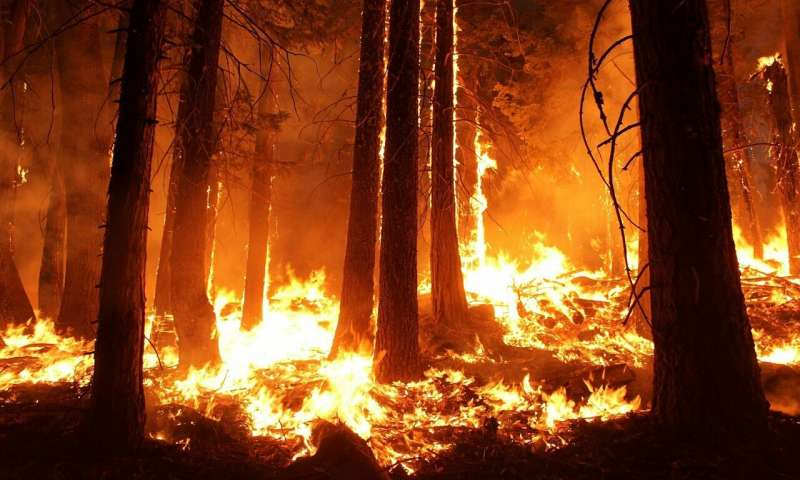
#> input picture forestfire.jpg, 800 x 480 px, given in place of trial.mp4, which was not available
$ python video.py
#> lines starting #> are read from the running program, lines starting #| are printed output that depends on the picture; after the words box and inside, x2 and y2 are one past the last pixel; in counts of white or black regions, pixels touching at a corner belong together; pictures that were not available may be replaced by others from this repository, and a replacement may not be noted
import cv2
import numpy as np

video_file = "trial.mp4"
video = cv2.VideoCapture(video_file)

while True:
    (grabbed, frame) = video.read()
#> frame is the input picture: shape (480, 800, 3); mean B, G, R 27.2, 66.3, 132.7
    if not grabbed:
        break

    blur = cv2.GaussianBlur(frame, (21, 21), 0)
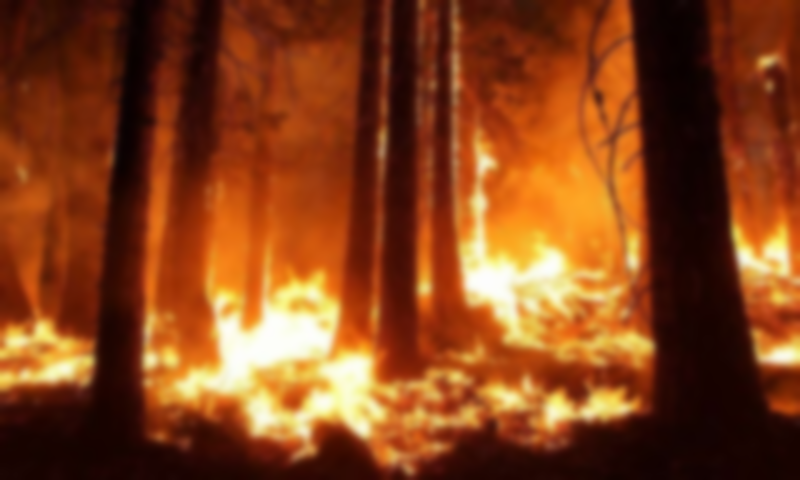
#> blur: shape (480, 800, 3); mean B, G, R 27.2, 66.3, 132.7
    hsv = cv2.cvtColor(blur, cv2.COLOR_BGR2HSV)
#> hsv: shape (480, 800, 3); mean H, S, V 10.7, 216.5, 132.7

    lower = [18, 50, 50]
    upper = [35, 255, 255]
    lower = np.array(lower, dtype="uint8")
    upper = np.array(upper, dtype="uint8")
    mask = cv2.inRange(hsv, lower, upper)
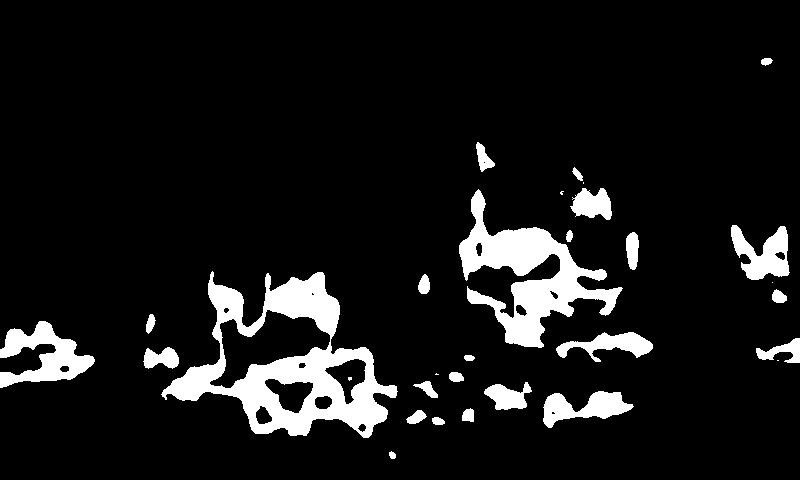
#> mask: shape (480, 800); 9.3% white; 31 white regions (6 under 20 px), largest, box (x1, y1, x2, y2) and area: (161, 271, 398, 438) 13912, (459, 189, 623, 348) 8958, (0, 321, 95, 388) 2998


    output = cv2.bitwise_and(frame, hsv, mask=mask)
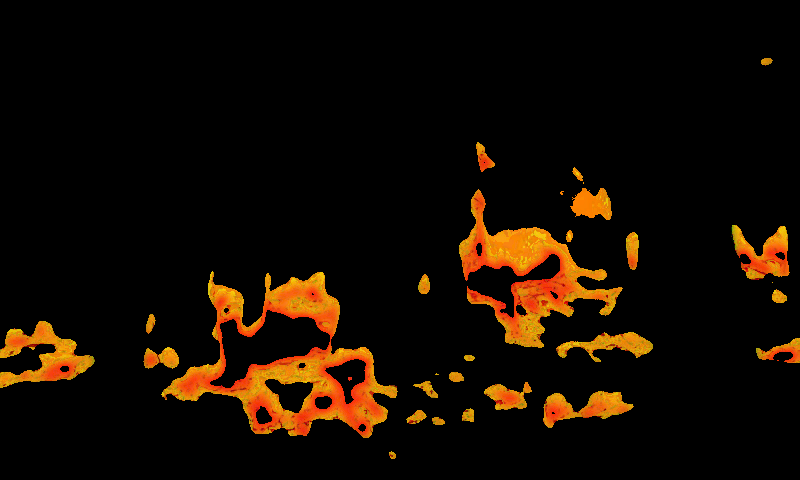
#> output: shape (480, 800, 3); mean B, G, R 1, 10.9, 21.4
    cv2.imshow("output", output)
    if cv2.waitKey(1) & 0xFF == ord('q'):
#> (key q is pressed here)
        break

cv2.destroyAllWindows()
video.release()

$ run again, on forest3.png
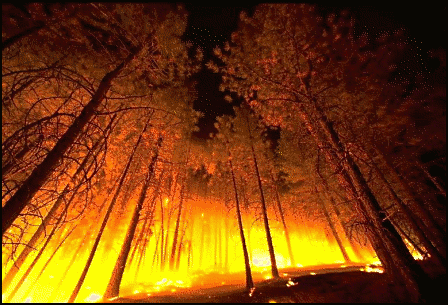
#> input picture forest3.png, 448 x 305 px, given in place of trial.mp4, which was not available
#> frame is the input picture: shape (305, 448, 3); mean B, G, R 13.4, 63.1, 118.9
#> hsv: shape (305, 448, 3); mean H, S, V 10.5, 219.9, 119.1
#> `mask = cv2.inRange(hsv, lower, upper)`:
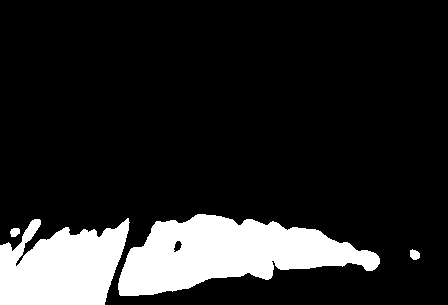
#> mask: shape (305, 448); 15.1% white; 4 white regions, box (x1, y1, x2, y2) and area: (118, 214, 380, 296) 12270, (0, 218, 130, 305) 8234, (410, 249, 420, 260) 84, (10, 228, 20, 237) 72
#> `output = cv2.bitwise_and(frame, hsv, mask=mask)`:
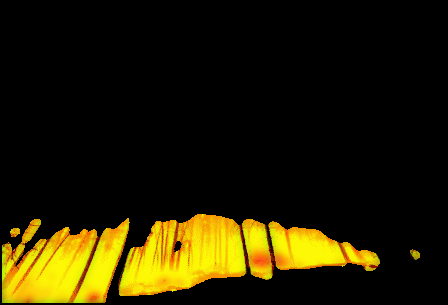
#> output: shape (305, 448, 3); mean B, G, R 0.8, 29.1, 34.8
